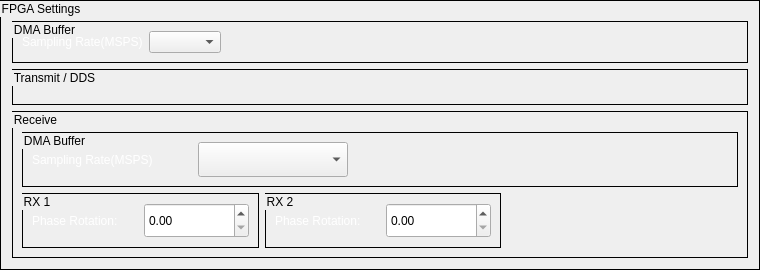
            <widget class="QGroupBox" name="grpFPGA">
             <property name="sizePolicy">
              <sizepolicy hsizetype="Expanding" vsizetype="Expanding">
               <horstretch>0</horstretch>
               <verstretch>0</verstretch>
              </sizepolicy>
             </property>
             <property name="minimumSize">
              <size>
               <width>0</width>
               <height>0</height>
              </size>
             </property>
             <property name="maximumSize">
              <size>
               <width>16777215</width>
               <height>16777215</height>
              </size>
             </property>
             <property name="styleSheet">
              <string notr="true">QGroupBox{
border:1px solid black;
}</string>
             </property>
             <property name="title">
              <string>FPGA Settings</string>
             </property>
             <layout class="QVBoxLayout" name="verticalLayout_28">
              <property name="topMargin">
               <number>20</number>
              </property>
              <item>
               <layout class="QVBoxLayout" name="verticalLayout_27">
                <item>
                 <widget class="QGroupBox" name="groupBox_11">
                  <property name="sizePolicy">
                   <sizepolicy hsizetype="Expanding" vsizetype="Expanding">
                    <horstretch>0</horstretch>
                    <verstretch>0</verstretch>
                   </sizepolicy>
                  </property>
                  <property name="maximumSize">
                   <size>
                    <width>16777215</width>
                    <height>70</height>
                   </size>
                  </property>
                  <property name="title">
                   <string>DMA Buffer</string>
                  </property>
                  <layout class="QHBoxLayout" name="horizontalLayout_28">
                   <item>
                    <widget class="QLabel" name="label_47">
                     <property name="sizePolicy">
                      <sizepolicy hsizetype="Expanding" vsizetype="Expanding">
                       <horstretch>0</horstretch>
                       <verstretch>0</verstretch>
                      </sizepolicy>
                     </property>
                     <property name="maximumSize">
                      <size>
                       <width>160</width>
                       <height>35</height>
                      </size>
                     </property>
                     <property name="styleSheet">
                      <string notr="true">QLabel{
color:rgb(255, 255, 255);
}</string>
                     </property>
                     <property name="text">
                      <string>Sampling Rate(MSPS)</string>
                     </property>
                    </widget>
                   </item>
                   <item>
                    <widget class="QComboBox" name="fpga_tx_frequency_available">
                     <property name="sizePolicy">
                      <sizepolicy hsizetype="Expanding" vsizetype="Expanding">
                       <horstretch>0</horstretch>
                       <verstretch>0</verstretch>
                      </sizepolicy>
                     </property>
                     <property name="maximumSize">
                      <size>
                       <width>200</width>
                       <height>35</height>
                      </size>
                     </property>
                    </widget>
                   </item>
                   <item>
                    <spacer name="horizontalSpacer_11">
                     <property name="orientation">
                      <enum>Qt::Horizontal</enum>
                     </property>
                     <property name="sizeHint" stdset="0">
                      <size>
                       <width>517</width>
                       <height>20</height>
                      </size>
                     </property>
                    </spacer>
                   </item>
                  </layout>
                 </widget>
                </item>
                <item>
                 <widget class="QGroupBox" name="dds_container_group">
                  <property name="sizePolicy">
                   <sizepolicy hsizetype="Expanding" vsizetype="Expanding">
                    <horstretch>0</horstretch>
                    <verstretch>0</verstretch>
                   </sizepolicy>
                  </property>
                  <property name="styleSheet">
                   <string notr="true">QGroupBox{
padding:10px 2px;
}</string>
                  </property>
                  <property name="title">
                   <string>Transmit / DDS</string>
                  </property>
                 </widget>
                </item>
                <item>
                 <widget class="QGroupBox" name="groupBox_18">
                  <property name="sizePolicy">
                   <sizepolicy hsizetype="Expanding" vsizetype="Expanding">
                    <horstretch>0</horstretch>
                    <verstretch>0</verstretch>
                   </sizepolicy>
                  </property>
                  <property name="maximumSize">
                   <size>
                    <width>16777215</width>
                    <height>150</height>
                   </size>
                  </property>
                  <property name="title">
                   <string>Receive</string>
                  </property>
                  <layout class="QVBoxLayout" name="verticalLayout_30">
                   <property name="topMargin">
                    <number>20</number>
                   </property>
                   <item>
                    <widget class="QGroupBox" name="groupBox_19">
                     <property name="maximumSize">
                      <size>
                       <width>16777215</width>
                       <height>70</height>
                      </size>
                     </property>
                     <property name="title">
                      <string>DMA Buffer</string>
                     </property>
                     <layout class="QHBoxLayout" name="horizontalLayout_33">
                      <item>
                       <widget class="QLabel" name="label_53">
                        <property name="sizePolicy">
                         <sizepolicy hsizetype="Expanding" vsizetype="Expanding">
                          <horstretch>0</horstretch>
                          <verstretch>0</verstretch>
                         </sizepolicy>
                        </property>
                        <property name="maximumSize">
                         <size>
                          <width>160</width>
                          <height>35</height>
                         </size>
                        </property>
                        <property name="styleSheet">
                         <string notr="true">QLabel{
color:rgb(255, 255, 255);
}</string>
                        </property>
                        <property name="text">
                         <string>Sampling Rate(MSPS)</string>
                        </property>
                       </widget>
                      </item>
                      <item>
                       <widget class="QComboBox" name="fpga_rx_frequency_available">
                        <property name="sizePolicy">
                         <sizepolicy hsizetype="Expanding" vsizetype="Expanding">
                          <horstretch>0</horstretch>
                          <verstretch>0</verstretch>
                         </sizepolicy>
                        </property>
                        <property name="minimumSize">
                         <size>
                          <width>0</width>
                          <height>35</height>
                         </size>
                        </property>
                        <property name="maximumSize">
                         <size>
                          <width>150</width>
                          <height>35</height>
                         </size>
                        </property>
                       </widget>
                      </item>
                      <item>
                       <spacer name="horizontalSpacer_5">
                        <property name="orientation">
                         <enum>Qt::Horizontal</enum>
                        </property>
                        <property name="sizeHint" stdset="0">
                         <size>
                          <width>40</width>
                          <height>20</height>
                         </size>
                        </property>
                       </spacer>
                      </item>
                     </layout>
                    </widget>
                   </item>
                   <item>
                    <layout class="QHBoxLayout" name="horizontalLayout_34">
                     <item>
                      <widget class="QGroupBox" name="groupBox_21">
                       <property name="sizePolicy">
                        <sizepolicy hsizetype="Expanding" vsizetype="Expanding">
                         <horstretch>0</horstretch>
                         <verstretch>0</verstretch>
                        </sizepolicy>
                       </property>
                       <property name="maximumSize">
                        <size>
                         <width>250</width>
                         <height>60</height>
                        </size>
                       </property>
                       <property name="title">
                        <string>RX 1</string>
                       </property>
                       <layout class="QHBoxLayout" name="horizontalLayout_32">
                        <item>
                         <widget class="QLabel" name="label_55">
                          <property name="sizePolicy">
                           <sizepolicy hsizetype="Expanding" vsizetype="Expanding">
                            <horstretch>0</horstretch>
                            <verstretch>0</verstretch>
                           </sizepolicy>
                          </property>
                          <property name="minimumSize">
                           <size>
                            <width>0</width>
                            <height>35</height>
                           </size>
                          </property>
                          <property name="maximumSize">
                           <size>
                            <width>120</width>
                            <height>35</height>
                           </size>
                          </property>
                          <property name="styleSheet">
                           <string notr="true">QLabel{
color:rgb(255, 255, 255);
}</string>
                          </property>
                          <property name="text">
                           <string>Phase Rotation:</string>
                          </property>
                         </widget>
                        </item>
                        <item>
                         <widget class="QDoubleSpinBox" name="rx1_phase_rotation">
                          <property name="sizePolicy">
                           <sizepolicy hsizetype="Expanding" vsizetype="Expanding">
                            <horstretch>0</horstretch>
                            <verstretch>0</verstretch>
                           </sizepolicy>
                          </property>
                          <property name="minimumSize">
                           <size>
                            <width>0</width>
                            <height>35</height>
                           </size>
                          </property>
                          <property name="maximumSize">
                           <size>
                            <width>16777215</width>
                            <height>35</height>
                           </size>
                          </property>
                         </widget>
                        </item>
                       </layout>
                      </widget>
                     </item>
                     <item>
                      <widget class="QGroupBox" name="groupBox_20">
                       <property name="sizePolicy">
                        <sizepolicy hsizetype="Expanding" vsizetype="Expanding">
                         <horstretch>0</horstretch>
                         <verstretch>0</verstretch>
                        </sizepolicy>
                       </property>
                       <property name="maximumSize">
                        <size>
                         <width>250</width>
                         <height>60</height>
                        </size>
                       </property>
                       <property name="title">
                        <string>RX 2</string>
                       </property>
                       <layout class="QHBoxLayout" name="horizontalLayout_31">
                        <item>
                         <widget class="QLabel" name="label_54">
                          <property name="sizePolicy">
                           <sizepolicy hsizetype="Expanding" vsizetype="Expanding">
                            <horstretch>0</horstretch>
                            <verstretch>0</verstretch>
                           </sizepolicy>
                          </property>
                          <property name="minimumSize">
                           <size>
                            <width>0</width>
                            <height>35</height>
                           </size>
                          </property>
                          <property name="maximumSize">
                           <size>
                            <width>120</width>
                            <height>35</height>
                           </size>
                          </property>
                          <property name="styleSheet">
                           <string notr="true">QLabel{
color:rgb(255, 255, 255);
}</string>
                          </property>
                          <property name="text">
                           <string>Phase Rotation:</string>
                          </property>
                         </widget>
                        </item>
                        <item>
                         <widget class="QDoubleSpinBox" name="rx2_phase_rotation">
                          <property name="sizePolicy">
                           <sizepolicy hsizetype="Expanding" vsizetype="Expanding">
                            <horstretch>0</horstretch>
                            <verstretch>0</verstretch>
                           </sizepolicy>
                          </property>
                          <property name="minimumSize">
                           <size>
                            <width>0</width>
                            <height>35</height>
                           </size>
                          </property>
                          <property name="maximumSize">
                           <size>
                            <width>16777215</width>
                            <height>35</height>
                           </size>
                          </property>
                         </widget>
                        </item>
                       </layout>
                      </widget>
                     </item>
                     <item>
                      <spacer name="horizontalSpacer_4">
                       <property name="orientation">
                        <enum>Qt::Horizontal</enum>
                       </property>
                       <property name="sizeHint" stdset="0">
                        <size>
                         <width>40</width>
                         <height>20</height>
                        </size>
                       </property>
                      </spacer>
                     </item>
                    </layout>
                   </item>
                  </layout>
                 </widget>
                </item>
               </layout>
              </item>
             </layout>
            </widget>
